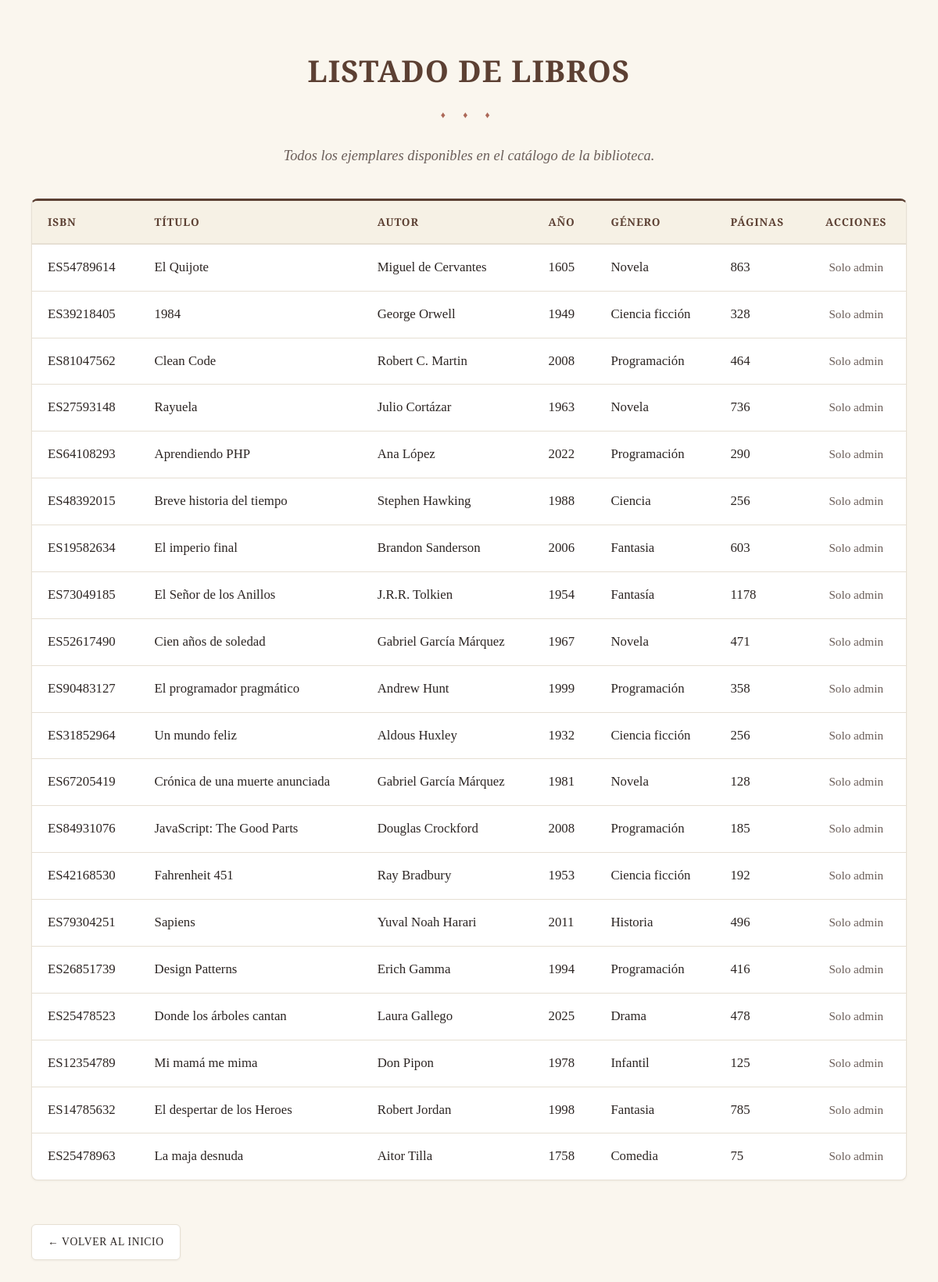
The app's page /libros/listar_libros.php (signed in) with its own data.
### tables this page shows
CREATE TABLE `libros` (
  `id_libro` int(11) NOT NULL,
  `isbn` varchar(35) NOT NULL,
  `titulo` varchar(75) NOT NULL,
  `autor` varchar(75) NOT NULL,
  `año` int(4) NOT NULL,
  `genero` varchar(30) NOT NULL,
  `paginas` int(4) NOT NULL
);

### libros/listar_libros.php (the view, shortened to what this page needs)
<?php
include "../config/conexion.php";
$sql = "SELECT * FROM libros";
$stmt = mysqli_prepare($conexion, $sql);
mysqli_stmt_execute($stmt);
$resultado = mysqli_stmt_get_result($stmt);
?>
<!DOCTYPE html>
<html lang="es">
<head>
    <link rel="stylesheet" href="../css/estilos.css">
</head>
<body>
    <h1>Listado de Libros</h1>
    <p>Todos los ejemplares disponibles en el catálogo de la biblioteca.</p>
    <div class="table-container">
        <table>
            <thead>
                <tr>
                    <th>ISBN</th>
                    <th>Título</th>
                    <th>Autor</th>
                    <th>Año</th>
                    <th>Género</th>
                    <th>Páginas</th>
                    <th style="text-align: center;">Acciones</th>
                </tr>
            </thead>
            <tbody>
                <?php while ($libro = mysqli_fetch_assoc($resultado)) { ?>
                    <tr>
                        <td><?php echo htmlspecialchars($libro["isbn"]); ?></td>
                        <td><?php echo htmlspecialchars($libro["titulo"]); ?></td>
                        <td><?php echo htmlspecialchars($libro["autor"]); ?></td>
                        <td><?php echo htmlspecialchars($libro["año"]); ?></td>
                        <td><?php echo htmlspecialchars($libro["genero"]); ?></td>
                        <td><?php echo htmlspecialchars($libro["paginas"]); ?></td>
                        <td style="text-align: center; white-space: nowrap;">
                            <?php if (($_SESSION['rol'] ?? '') === 'admin'): ?>
                                <a class="btn-tabla btn-modificar" href="modificar_libro.php?id=<?php echo $libro['id_libro']; ?>">Modificar</a>
                                <a class="btn-tabla btn-eliminar" href="eliminar_libro.php?id=<?php echo $libro['id_libro']; ?>" onclick="return confirm('¿Estás seguro de que deseas eliminar este libro?');">Eliminar</a>
                            <?php else: ?>
                                <span style="color: var(--text-muted); font-size: 0.95rem;">Solo admin</span>
                            <?php endif; ?>
                        </td>
                    </tr>
                <?php } ?>
            </tbody>
        </table>
    </div>
    <a class="volver" href="../index.php">← Volver al inicio</a>
</body>
</html>

### css/estilos.css (style rules this page uses)
:root { --primary-color: #5C4033; --primary-hover: #453026; --bg-color: #FAF6EE; --card-bg: #FFFFFF; --text-main: #2C2523; --text-muted: #6B5E59; --border-color: #E6DFD3; --success-bg: #E2EED8; --success-text: #3E632A; --warning-pending-bg: #FDF2E2; --warning-pending-text: #B45309; --accent-color: #8C2D19; --shadow-sm: 0 1px 3px 0 rgba(44, 37, 35, 0.05); --shadow-md: 0 4px 12px -2px rgba(44, 37, 35, 0.08), 0 2px 6px -1px rgba(44, 37, 35, 0.04); --shadow-lg: 0 12px 24px -4px rgba(44, 37, 35, 0.12), 0 4px 12px -2px rgba(44, 37, 35, 0.06); --radius-lg: 8px; --radius-md: 6px; --radius-sm: 4px; --transition: all 0.25s cubic-bezier(0.4, 0, 0.2, 1); }
body { font-family: 'Crimson Pro', Georgia, serif; margin: 0 auto; max-width: 1200px; padding: 60px 40px; background-color: var(--bg-color); color: var(--text-main); line-height: 1.6; }
h1 { font-family: 'Cinzel', serif; color: var(--primary-color); font-size: 2.4rem; font-weight: 600; margin-top: 0; margin-bottom: 8px; text-align: center; letter-spacing: 0.03em; text-transform: uppercase; }
h1::after { content: "♦ ♦ ♦"; display: block; font-size: 0.75rem; color: var(--accent-color); margin: 16px auto 28px auto; letter-spacing: 0.6rem; text-align: center; opacity: 0.7; }
p { color: var(--text-muted); font-size: 1.15rem; margin-top: 0; margin-bottom: 24px; }
body > h1 + p { text-align: center; font-style: italic; max-width: 700px; margin-left: auto; margin-right: auto; margin-bottom: 40px; }
.table-container { background: var(--card-bg); border: 1px solid var(--border-color); border-radius: var(--radius-lg); box-shadow: var(--shadow-sm); overflow-x: auto; margin-top: 24px; margin-bottom: 32px; border-top: 3px solid var(--primary-color); }
table { width: 100%; border-collapse: collapse; text-align: left; }
th { background-color: #F6F1E5; color: var(--primary-color); font-family: 'Cinzel', serif; font-weight: 600; font-size: 0.85rem; text-transform: uppercase; letter-spacing: 0.06em; padding: 16px 20px; border-bottom: 2px solid var(--border-color); }
td { padding: 16px 20px; font-size: 1.05rem; color: var(--text-main); border-bottom: 1px solid var(--border-color); }
td:first-child, td[colspan] { font-variant-numeric: tabular-nums; }
tr:last-child td { border-bottom: none; }
.volver { display: inline-flex; align-items: center; gap: 8px; margin-top: 24px; padding: 11px 20px; background-color: var(--card-bg); color: var(--text-main); border: 1px solid var(--border-color); border-radius: var(--radius-md); font-family: 'Cinzel', serif; font-size: 0.85rem; font-weight: 500; text-decoration: none; text-transform: uppercase; letter-spacing: 0.05em; box-shadow: var(--shadow-sm); transition: var(--transition); }

### records on screen
libros: isbn "ES54789614", titulo "El Quijote", autor "Miguel de Cervantes", año "1605", genero "Novela", paginas "863"
libros: isbn "ES39218405", titulo "1984", autor "George Orwell", año "1949", genero "Ciencia ficción", paginas "328"
libros: isbn "ES81047562", titulo "Clean Code", autor "Robert C. Martin", año "2008", genero "Programación", paginas "464"
libros: isbn "ES27593148", titulo "Rayuela", autor "Julio Cortázar", año "1963", genero "Novela", paginas "736"
libros: isbn "ES64108293", titulo "Aprendiendo PHP", autor "Ana López", año "2022", genero "Programación", paginas "290"
libros: isbn "ES48392015", titulo "Breve historia del tiempo", autor "Stephen Hawking", año "1988", genero "Ciencia", paginas "256"
libros: isbn "ES19582634", titulo "El imperio final", autor "Brandon Sanderson", año "2006", genero "Fantasia", paginas "603"
libros: isbn "ES73049185", titulo "El Señor de los Anillos", autor "J.R.R. Tolkien", año "1954", genero "Fantasía", paginas "1178"
libros: isbn "ES52617490", titulo "Cien años de soledad", autor "Gabriel García Márquez", año "1967", genero "Novela", paginas "471"
libros: isbn "ES90483127", titulo "El programador pragmático", autor "Andrew Hunt", año "1999", genero "Programación", paginas "358"
libros: isbn "ES31852964", titulo "Un mundo feliz", autor "Aldous Huxley", año "1932", genero "Ciencia ficción", paginas "256"
libros: isbn "ES67205419", titulo "Crónica de una muerte anunciada", autor "Gabriel García Márquez", año "1981", genero "Novela", paginas "128"
libros: isbn "ES84931076", titulo "JavaScript: The Good Parts", autor "Douglas Crockford", año "2008", genero "Programación", paginas "185"
libros: isbn "ES42168530", titulo "Fahrenheit 451", autor "Ray Bradbury", año "1953", genero "Ciencia ficción", paginas "192"
libros: isbn "ES79304251", titulo "Sapiens", autor "Yuval Noah Harari", año "2011", genero "Historia", paginas "496"
libros: isbn "ES26851739", titulo "Design Patterns", autor "Erich Gamma", año "1994", genero "Programación", paginas "416"
libros: isbn "ES25478523", titulo "Donde los árboles cantan", autor "Laura Gallego", año "2025", genero "Drama", paginas "478"
libros: isbn "ES12354789", titulo "Mi mamá me mima", autor "Don Pipon", año "1978", genero "Infantil", paginas "125"
libros: isbn "ES14785632", titulo "El despertar de los Heroes", autor "Robert Jordan", año "1998", genero "Fantasia", paginas "785"
libros: isbn "ES25478963", titulo "La maja desnuda", autor "Aitor Tilla", año "1758", genero "Comedia", paginas "75"
